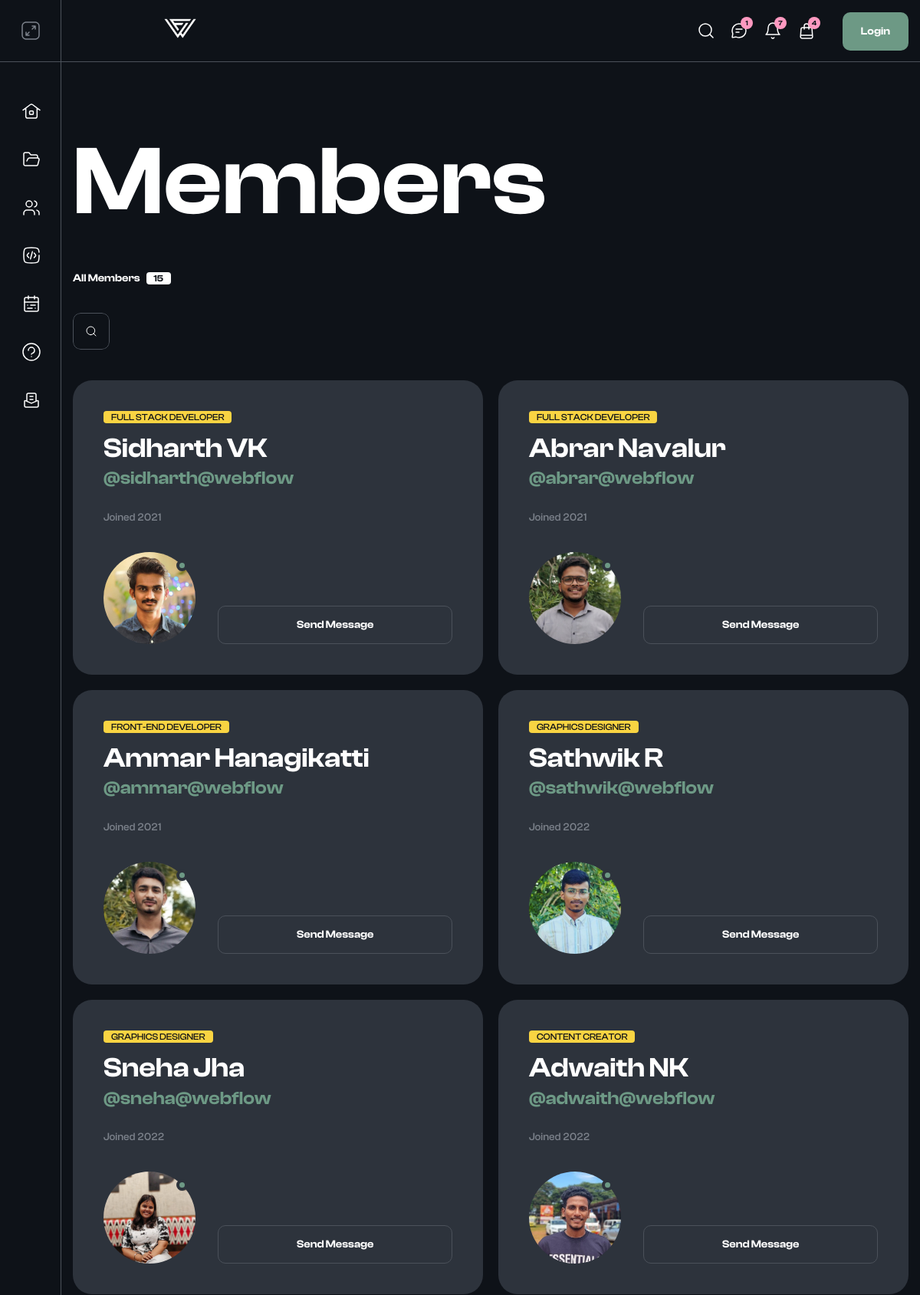
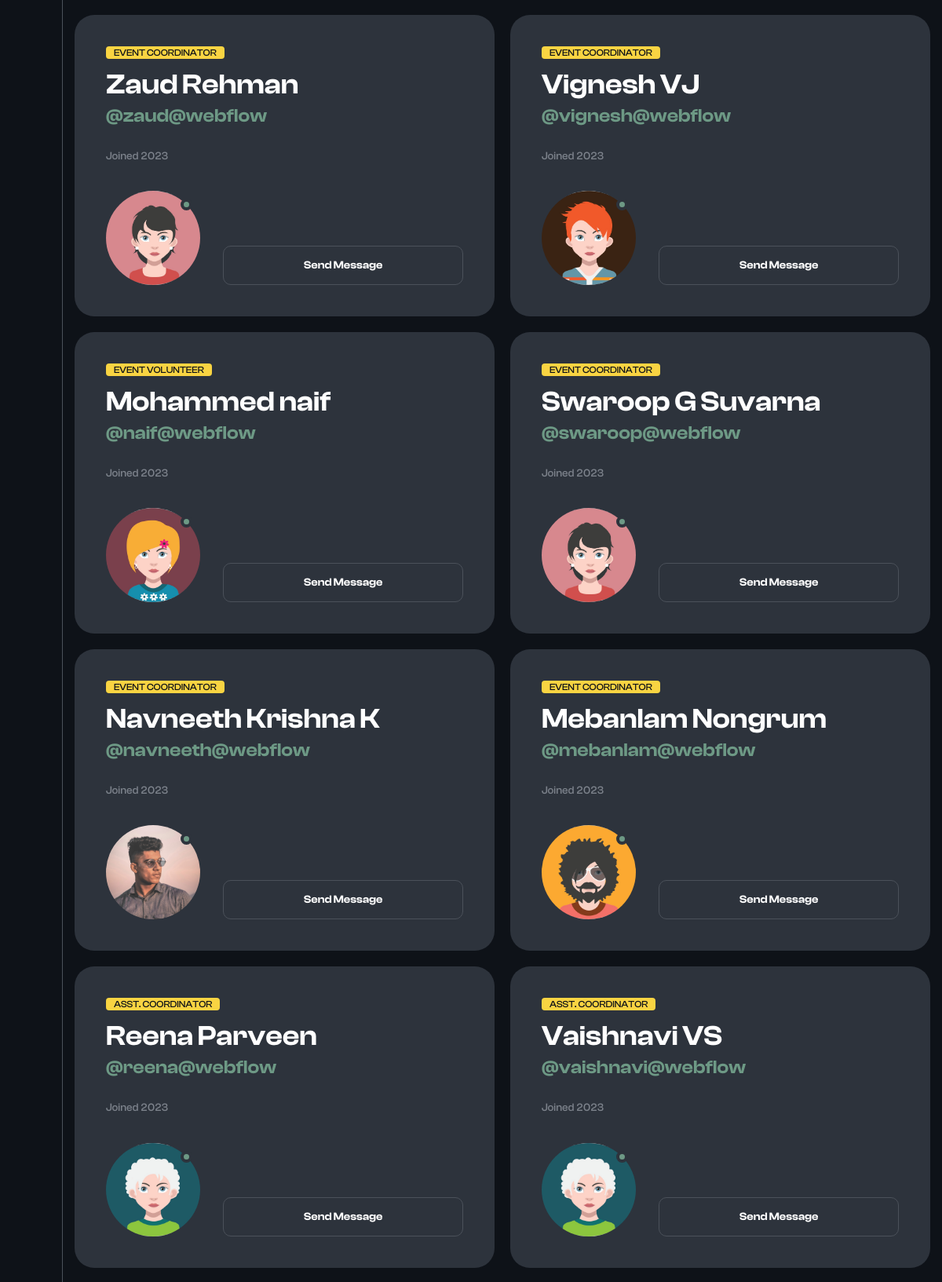
/members (upper part), run on the app's committed database (2 pictures, top to bottom).
### authentication/models.py (models this page shows, shortened)
class profiles(models.Model):
    user = models.OneToOneField(User, on_delete=models.CASCADE)
    name = models.CharField(("Full Name"), max_length=50)
    about = models.TextField(("About"))
    designation = models.CharField(("Designation"), max_length=50)
    joined = models.CharField(("Date Joined"), max_length=50)
    birthplace = models.CharField(("Birth Place"), max_length=250)
    email = models.CharField(("Email"), max_length=250)
    linkedin = models.CharField(("Linkedin"), max_length=50)
    instagram = models.CharField(("Instagram"), max_length=50)
    github = models.CharField(("Github"), max_length=50)
    dob = models.CharField(("DOB"), max_length=50)
    gender = models.CharField(("Gender"), max_length=50)
    phono = models.CharField(("Phone Number"), max_length=50)
    price = models.CharField(("Freelancers Price / Hour"), max_length=50)
    image = models.ImageField(("Profile Photo"), upload_to='profile/image',default=get_random_default_image)
    slug = models.SlugField(blank=True)

### homepage/views.py (the view)
# urls.py: path('members',member,name="member")
def member(request):
    profile = profiles.objects.all()
    total = profiles.objects.all().count
    context = {
        'profile': profile,
        'total':total
    }
    return render(request,'member.html',context)

### authentication/context_processors.py (called while the page is built)
def org(request):
    if request.user.is_authenticated:
        profile_instance = profiles.objects.get(user=request.user)
        origanisers = origaniser.objects.filter(user=profile_instance)
        return {'origanisers':origanisers}
    else:
        return {}

### templates/member.html (shortened to what this page needs)
{% extends "base/base.html" %}
 {% load static %}
    {% block body %}
    <section class="main__members members">
        <div class="container">
            <h1 class="members__title title">
                Members
            </h1>
            <div class="members__filters-panel filters-panel">
                <div class="filters-panel__tags tags">
                    <a class="tags__tag tags__tag--active" href="#">
                        All Members
                        <span>
                            {{total}}
                        </span>
                    </a>
                </div>
                <form class="filters-panel__form filters-panel-form" action="#">
                    <div class="filters-panel-form__search search">
                        <button class="search__btn" type="button">
                        </button>
                    </div>
                </form>
            </div>
            <div class="members__inner">
                {% for profile in profile %}
                <div class="members__card card">
                    <div class="card__inner">
                        <p class="card__suptext">
                           {{profile.designation}}
                        </p>
                        <h3 class="card__title">
                            {{profile.name}}
                        </h3>
                        <a class="card__text" href="{% url "profile_page_output" profile.slug %}">
                            @{{profile.user}}
                        </a>
                        <br>
                        <p class="card__subtext">
                            Joined {{profile.joined}}
                        </p>
                        <div class="card__box card-box">
                            <div class="card-box__person-img card-person-img">
                                <img class="card-person-img__image" src="{{profile.image.url}}" alt="img">
                                <span class="card-person-img__status">
                                </span>
                            </div>
                            <a class="card-box__link" href="{% url "profile_page_output" profile.slug %}">
                                Send Message
                            </a>
                        </div>
                    </div>
                </div>
                {% endfor %}
            </div>
        </div>
    </section>
    {% endblock body %}

### data on the page
profiles: designation "FULL STACK DEVELOPER", name "Sidharth VK", user "sidharth@webflow", joined "2021", image (picture)
profiles: designation "FULL STACK DEVELOPER", name "Abrar Navalur", user "abrar@webflow", joined "2021", image (picture)
profiles: designation "FRONT-END DEVELOPER", name "Ammar Hanagikatti", user "ammar@webflow", joined "2021", image (picture)
profiles: designation "GRAPHICS DESIGNER", name "Sathwik R", user "sathwik@webflow", joined "2022", image (picture)
profiles: designation "GRAPHICS DESIGNER", name "Sneha Jha", user "sneha@webflow", joined "2022", image (picture)
profiles: designation "CONTENT CREATOR", name "Adwaith NK", user "adwaith@webflow", joined "2022", image (picture)
profiles: designation "EVENT COORDINATOR", name "Zaud Rehman", user "zaud@webflow", joined "2023", image (picture)
profiles: designation "EVENT COORDINATOR", name "Vignesh VJ", user "vignesh@webflow", joined "2023", image (picture)
profiles: designation "EVENT VOLUNTEER", name "Mohammed naif", user "naif@webflow", joined "2023", image (picture)
profiles: designation "EVENT COORDINATOR", name "Swaroop G Suvarna", user "swaroop@webflow", joined "2023", image (picture)
profiles: designation "EVENT COORDINATOR", name "Navneeth Krishna K", user "navneeth@webflow", joined "2023", image (picture)
profiles: designation "EVENT COORDINATOR", name "Mebanlam Nongrum", user "mebanlam@webflow", joined "2023", image (picture)
profiles: designation "ASST. COORDINATOR", name "Reena Parveen", user "reena@webflow", joined "2023", image (picture)
profiles: designation "ASST. COORDINATOR", name "Vaishnavi VS", user "vaishnavi@webflow", joined "2023", image (picture)

### other printed values
{{ total }} "15"
